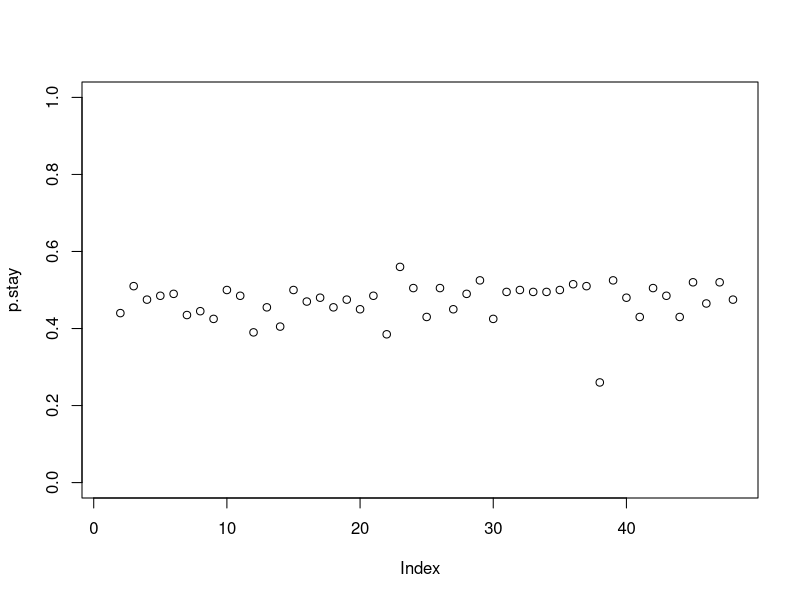

Reproduce this figure in R.
rm(list=ls())

df<- read.csv('./data/df_raw.csv')
library(dplyr)

df <-df |> filter(block_type==' test')
names(df)

df= df %>% mutate(subject            = factor(subject),
                  group              = factor(group,levels = c('control','ADHD'),labels =c("control","ADHD")),
                  stay               = (chosen == lag(chosen))*1, 
                  reward             = factor(reward, levels = c(0,1), labels = c('unrewarded','rewarded')),
                  reward_oneback     = lag(reward),
                  reward_twoback     = lag(reward,2),
                  reward_threeback   = lag(reward,3),
                  reoffer_chosen_oneback = (lag(chosen) == offer_left_image | lag(chosen) == offer_right_image ),
                  stay_key            = (choice_location == lag(choice_location))*1,
                  delta_exp_value    = abs(exp_value_chosen - exp_value_unchosen),
                  acc                =((exp_value_chosen - exp_value_unchosen)>0)*1
)

contrasts(df$group)
contrasts(df$reward)
contrasts(df$reward_twoback)
contrasts(df$reward_oneback)


#### mark very long or very short RTs --------

df= df %>% mutate(abort = ( rt < 0.2 | rt > 5 | is.na(rt)))
df |> summarise(mean(abort))

"we discared trial with implusiable short (<200ms) or long (>5sec) reaction times (1.62% of the trials)"

#######omit subjects with more the 90% stay for key ----------------------

df%>%
  group_by(subject)%>%
  summarise(p.stay=mean(stay_key))%>%
  with(plot(p.stay,ylim=c(0,1)))

print('no subjects were ommited, all had pstay_key<0.9')

"we discared subjects that pressed the same ket more then 90% of the trial (no subjects were ommited)"


#######omit subjects with more then 25% trials aborted due to very long, very short RTs----------------------

p.abort=df%>%group_by(subject)%>%summarise(p.abort=mean(abort))%>%mutate(above_threshold=(p.abort>.25))
sum(p.abort$above_threshold)

# subj.list=p.abort$subject[p.abort$above_threshold==0]
# df=df%>%filter(subject%in%subj.list)

"we further aimed to ommit participants that had more the 25% trials discarded due to very fast/slow RTs yet no participants reached the criteria"

#######filter ----------------------

mean(df$abort)
print('we then ommited 1.62% of trials due to fast/slow rts or first trial in the block')

df=df%>%filter(abort==0)

sum(is.na(df)) 
"all the NAs are the results of lagging in the preprocessing. See df[!complete.cases(df), ] |> View()"

#in case we want to use Stan
# df = df %>% mutate(offer1 = offer_left,
#                    offer2 = offer_right,
#                    choice = chosen,
#                    selected_offer = ifelse(choice==offer1,0,1),
#                    first_trial_in_block = (block!=lag(block,default=0))*1)

"left with 9444 trials for the whole sample"

save(df, file='./data/df.rdata')
write.csv(df, file='./data/df.csv')

